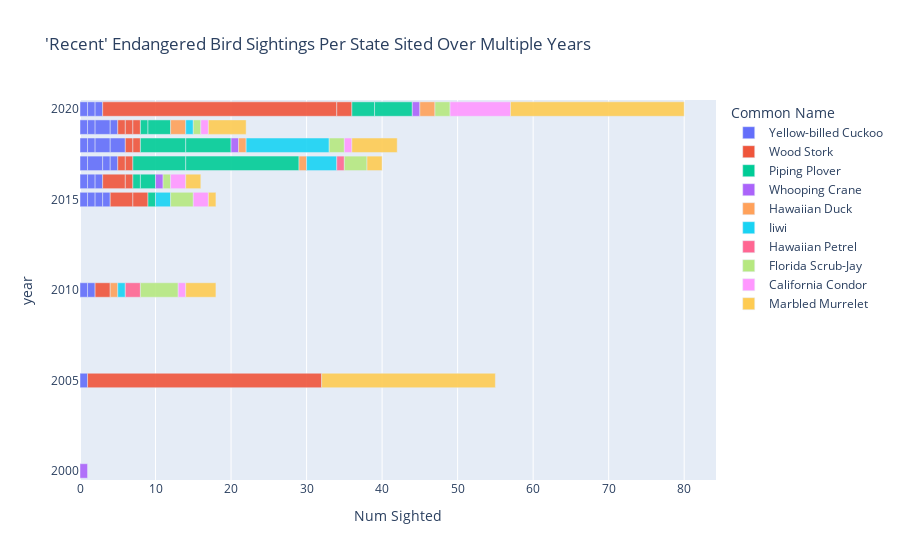

Here is the notebook cell this chart was saved with:
### Code cell
barchart = px.bar(
    endangered_bird_states_df,
    x="Num Sighted",
    y="year",
    color="Common Name",
    opacity=0.9,
    orientation="h",
    barmode="relative",
    hover_data=["Scientific Name", "Date Sighted", "Location Name"],
    title="'Recent' Endangered Bird Sightings Per State Sited Over Multiple Years",
)
barchart

### Figure 1 — Plotly figure (JSON) as saved in the notebook; plotly's stock layout.template omitted (floating-point values rounded to 4 significant figures)
{"data": [{"alignmentgroup": "True", "customdata": [["Coccyzus americanus", "2020-09-22 15:30", "Saluda Shoals Park"], ["Coccyzus americanus", "2019-09-22 10:43", "Collums Millpond 543 Edisto Lake Road, Wagener, South Carolina, US (33.679, -81.336)"], ["Coccyzus americanus", "2018-09-22 17:29", "Lake Rabon Park"], ["Coccyzus americanus", "2017-09-22 08:00", "Santee NWR--Cuddo Unit"], ["Coccyzus americanus", "2015-09-22 07:30", "Lake Conestee Nature Preserve (was Park)"], ["Coccyzus americanus", "2020-09-22 17:17", "Crab Orchard NWR--Visitor Center Pond Trail"], ["Coccyzus americanus", "2019-09-22 16:47", "Travis and Sara DeNeal home"], ["Coccyzus americanus", "2018-09-22 13:51", "Jewelwing"], ["Coccyzus americanus", "2017-09-22 16:16", "Alhambra Firemans Park"], ["Coccyzus americanus", "2016-09-22 16:45", "US-IL-Ozark-Shawnee National Forest - Camp Ondessonk 37.5198x-88.7567"], ["Coccyzus americanus", "2015-09-22 12:26", "US-IL-Hoffman Estates-1554 Essex Dr - 42.0533x-88.2308"], ["Coccyzus americanus", "2010-09-22 10:00", "Shucks Grove (Woodford Co.)"], ["Coccyzus americanus", "2005-09-22 06:15", "Perry Farm Park, Bourbonnais"], ["Coccyzus americanus", "2020-09-22 14:47", "Prairie Creek Conservation Area"], ["Coccyzus americanus", "2019-09-22 14:45", "Harriman Circle Park"], ["Coccyzus americanus", "2018-09-22 05:06", "Babcock ( Webb)"], ["Coccyzus americanus", "2017-09-22 11:15", "Lutz Home"], ["Coccyzus americanus", "2016-09-22 16:23", "Six Mile Cypress Slough Preserve"], ["Coccyzus americanus", "2015-09-22 08:40", "San Felasco Hammock Preserve SP"], ["Coccyzus americanus", "2010-09-22 07:40", "Monticello, FL 32344"], ["Coccyzus americanus", "2019-09-22 07:45", "San Pedro RNCA--San Pedro House and trails"], ["Coccyzus americanus", "2018-09-22 07:55", "Patagonia-Sonoita Creek Preserve"], ["Coccyzus americanus", "2017-09-22 10:00", "Paton Center for Hummingbirds (Patons' Yard)"], ["Coccyzus americanus", "2016-09-22 07:48", "De Anza Trail--Carmen (Clark Crossing Rd)"], ["Coccyzus americanus", "2015-09-22 07:17", "Patagonia Lake State Park"]], "hovertemplate": "Common Name=Yellow-billed Cuckoo<br>Num Sighted=%{x}<br>year=%{y}<br>Scientific Name=%{customdata[0]}<br>Date Sighted=%{customdata[1]}<br>Location Name=%{customdata[2]}<extra></extra>", "legendgroup": "Yellow-billed Cuckoo", "marker": {"color": "#636efa", "opacity": 0.9}, "name": "Yellow-billed Cuckoo", "offsetgroup": "Yellow-billed Cuckoo", "orientation": "h", "showlegend": true, "textposition": "auto", "type": "bar", "x": [1, 1, 1, 1, 1, 1, 1, 1, 2, 1, 1, 1, 1, 1, 2, 2, 1, 1, 1, 1, 1, 2, 1, 1, 1], "xaxis": "x", "y": [2020, 2019, 2018, 2017, 2015, 2020, 2019, 2018, 2017, 2016, 2015, 2010, 2005, 2020, 2019, 2018, 2017, 2016, 2015, 2010, 2019, 2018, 2017, 2016, 2015], "yaxis": "y"}, {"alignmentgroup": "True", "customdata": [["Mycteria americana", "2020-09-22 14:42", "House"], ["Mycteria americana", "2019-09-22 19:31", "SC Berkeley Sweetwater yard"], ["Mycteria americana", "2018-09-22 15:26", "Caw Caw Interpretive Center"], ["Mycteria americana", "2017-09-22 18:29", "Pitt Street Causeway"], ["Mycteria americana", "2016-09-22 12:41", "Mingo Point"], ["Mycteria americana", "2015-09-22 14:29", "Silver Bluff Audubon Center & Sanctuary"], ["Mycteria americana", "2020-09-22 18:21", "J. N. Ding Darling NWR--Wildlife Drive"], ["Mycteria americana", "2019-09-22 18:57", "Safety Harbor Waterfront Park"], ["Mycteria americana", "2018-09-22 18:50", "Robinson Preserve"], ["Mycteria americana", "2017-09-22 18:53", "Boulware Springs Park"], ["Mycteria americana", "2016-09-22 17:01", "Mead Botanical Gardens"], ["Mycteria americana", "2015-09-22 19:50", "Flagler Hospital-Boardwalk and Ponds"], ["Mycteria americana", "2010-09-22 09:45", "Fort De Soto Park"], ["Mycteria americana", "2005-09-22 19:30", "Lake Maggiore"], ["Mycteria americana", "2019-09-22 15:17", "Canoa Ranch Conservation Park"]], "hovertemplate": "Common Name=Wood Stork<br>Num Sighted=%{x}<br>year=%{y}<br>Scientific Name=%{customdata[0]}<br>Date Sighted=%{customdata[1]}<br>Location Name=%{customdata[2]}<extra></extra>", "legendgroup": "Wood Stork", "marker": {"color": "#EF553B", "opacity": 0.9}, "name": "Wood Stork", "offsetgroup": "Wood Stork", "orientation": "h", "showlegend": true, "textposition": "auto", "type": "bar", "x": [31, 1, 1, 1, 3, 3, 2, 1, 1, 1, 1, 2, 2, 31, 1], "xaxis": "x", "y": [2020, 2019, 2018, 2017, 2016, 2015, 2020, 2019, 2018, 2017, 2016, 2015, 2010, 2005, 2019], "yaxis": "y"}, {"alignmentgroup": "True", "customdata": [["Charadrius melodus", "2020-09-22 12:01", "Huntington Beach SP"], ["Charadrius melodus", "2019-09-22 10:15", "Seabrook Island - Beach Access #8"], ["Charadrius melodus", "2018-09-22 10:48", "Kiawah East Beach"], ["Charadrius melodus", "2017-09-22 08:54", "Cape Romain NWR--Bulls Island"], ["Charadrius melodus", "2016-09-22 16:45", "US-SC-Pawleys Island-95 2nd St - 33.4371x-79.1164"], ["Charadrius melodus", "2020-09-22 17:50", "Honeymoon Island SP"], ["Charadrius melodus", "2019-09-22 13:51", "Boca Chica Beach"], ["Charadrius melodus", "2018-09-22 12:30", "Huguenot Memorial City Park"], ["Charadrius melodus", "2017-09-22 10:30", "Anclote Key Preserve SP--Anclote Key (Pinellas Co.)"], ["Charadrius melodus", "2016-09-22 13:30", "Fort De Soto Park"], ["Charadrius melodus", "2015-09-22 17:15", "Spanish River Park"]], "hovertemplate": "Common Name=Piping Plover<br>Num Sighted=%{x}<br>year=%{y}<br>Scientific Name=%{customdata[0]}<br>Date Sighted=%{customdata[1]}<br>Location Name=%{customdata[2]}<extra></extra>", "legendgroup": "Piping Plover", "marker": {"color": "#00cc96", "opacity": 0.9}, "name": "Piping Plover", "offsetgroup": "Piping Plover", "orientation": "h", "showlegend": true, "textposition": "auto", "type": "bar", "x": [3, 1, 6, 7, 1, 5, 3, 6, 15, 2, 1], "xaxis": "x", "y": [2020, 2019, 2018, 2017, 2016, 2020, 2019, 2018, 2017, 2016, 2015], "yaxis": "y"}, {"alignmentgroup": "True", "customdata": [["Grus americana", "2020-09-22 10:50", "Dee Bennett Rd"], ["Grus americana", "2018-09-22 06:43", "Joe Overstreet Rd. and Landing"], ["Grus americana", "2016-09-22 07:56", "Joe Overstreet Rd. and Landing"], ["Grus americana", "2000-09-22", "Three Lakes WMA"]], "hovertemplate": "Common Name=Whooping Crane<br>Num Sighted=%{x}<br>year=%{y}<br>Scientific Name=%{customdata[0]}<br>Date Sighted=%{customdata[1]}<br>Location Name=%{customdata[2]}<extra></extra>", "legendgroup": "Whooping Crane", "marker": {"color": "#ab63fa", "opacity": 0.9}, "name": "Whooping Crane", "offsetgroup": "Whooping Crane", "orientation": "h", "showlegend": true, "textposition": "auto", "type": "bar", "x": [1, 1, 1, 1], "xaxis": "x", "y": [2020, 2018, 2016, 2000], "yaxis": "y"}, {"alignmentgroup": "True", "customdata": [["Anas wyvilliana", "2020-09-22 08:33", "Kawaiele State Waterbird Sanctuary"], ["Anas wyvilliana", "2019-09-22 08:57", "Kawaiele State Waterbird Sanctuary"], ["Anas wyvilliana", "2018-09-22", "Wailua Falls, Ma'alo Road"], ["Anas wyvilliana", "2017-09-22 08:52", "Kawaiele State Waterbird Sanctuary"], ["Anas wyvilliana", "2010-09-22 10:00", "Hanalei NWR"]], "hovertemplate": "Common Name=Hawaiian Duck<br>Num Sighted=%{x}<br>year=%{y}<br>Scientific Name=%{customdata[0]}<br>Date Sighted=%{customdata[1]}<br>Location Name=%{customdata[2]}<extra></extra>", "legendgroup": "Hawaiian Duck", "marker": {"color": "#FFA15A", "opacity": 0.9}, "name": "Hawaiian Duck", "offsetgroup": "Hawaiian Duck", "orientation": "h", "showlegend": true, "textposition": "auto", "type": "bar", "x": [2, 2, 1, 1, 1], "xaxis": "x", "y": [2020, 2019, 2018, 2017, 2010], "yaxis": "y"}, {"alignmentgroup": "True", "customdata": [["Drepanis coccinea", "2019-09-22 16:00", "Haleakalā National Park, Hana US-HI (20.6947,-156.0876)"], ["Drepanis coccinea", "2018-09-22 10:33", "Pu'u O'o Trail, Kipuka Ainahou section (first 2 miles)"], ["Drepanis coccinea", "2017-09-22 13:00", "Hosmer Grove Trail Loop"], ["Drepanis coccinea", "2015-09-22 08:00", "Haleakala NP--Hosmer Grove"], ["Drepanis coccinea", "2010-09-22 09:56", "TNC Waikamoi, East of Honomanu Gulch 6000ft elev (Restricted)"]], "hovertemplate": "Common Name=Iiwi<br>Num Sighted=%{x}<br>year=%{y}<br>Scientific Name=%{customdata[0]}<br>Date Sighted=%{customdata[1]}<br>Location Name=%{customdata[2]}<extra></extra>", "legendgroup": "Iiwi", "marker": {"color": "#19d3f3", "opacity": 0.9}, "name": "Iiwi", "offsetgroup": "Iiwi", "orientation": "h", "showlegend": true, "textposition": "auto", "type": "bar", "x": [1, 11, 4, 2, 1], "xaxis": "x", "y": [2019, 2018, 2017, 2015, 2010], "yaxis": "y"}, {"alignmentgroup": "True", "customdata": [["Pterodroma sandwichensis", "2017-09-22 08:00", "Koa Kea Hotel & Resort"], ["Pterodroma sandwichensis", "2010-09-22 06:30", "Offshore waters windward Oahu"]], "hovertemplate": "Common Name=Hawaiian Petrel<br>Num Sighted=%{x}<br>year=%{y}<br>Scientific Name=%{customdata[0]}<br>Date Sighted=%{customdata[1]}<br>Location Name=%{customdata[2]}<extra></extra>", "legendgroup": "Hawaiian Petrel", "marker": {"color": "#FF6692", "opacity": 0.9}, "name": "Hawaiian Petrel", "offsetgroup": "Hawaiian Petrel", "orientation": "h", "showlegend": true, "textposition": "auto", "type": "bar", "x": [1, 2], "xaxis": "x", "y": [2017, 2010], "yaxis": "y"}, {"alignmentgroup": "True", "customdata": [["Aphelocoma coerulescens", "2020-09-22 16:30", "Canaveral National Seashore Florida, Cape Canaveral US-FL 28.64749, -80.67440"], ["Aphelocoma coerulescens", "2019-09-22 16:59", "Dewey O. Boster Park"], ["Aphelocoma coerulescens", "2018-09-22 18:18", "Canaveral National Seashore--Pay Station Area"], ["Aphelocoma coerulescens", "2017-09-22 17:30", "Helen and Allan Cruickshank Sanctuary"], ["Aphelocoma coerulescens", "2016-09-22 07:39", "Merritt Island NWR (Please consider using more specific locations)"], ["Aphelocoma coerulescens", "2015-09-22 13:30", "Englewood East - Our Yard, Philco St"], ["Aphelocoma coerulescens", "2010-09-22 07:45", "HABITAT GOLF COURSE"]], "hovertemplate": "Common Name=Florida Scrub-Jay<br>Num Sighted=%{x}<br>year=%{y}<br>Scientific Name=%{customdata[0]}<br>Date Sighted=%{customdata[1]}<br>Location Name=%{customdata[2]}<extra></extra>", "legendgroup": "Florida Scrub-Jay", "marker": {"color": "#B6E880", "opacity": 0.9}, "name": "Florida Scrub-Jay", "offsetgroup": "Florida Scrub-Jay", "orientation": "h", "showlegend": true, "textposition": "auto", "type": "bar", "x": [2, 1, 2, 3, 1, 3, 5], "xaxis": "x", "y": [2020, 2019, 2018, 2017, 2016, 2015, 2010], "yaxis": "y"}, {"alignmentgroup": "True", "customdata": [["Gymnogyps californianus", "2020-09-22 17:14", "Glen Canyon NRA--Navajo Bridge"], ["Gymnogyps californianus", "2019-09-22 10:30", "Glen Canyon NRA--Navajo Bridge"], ["Gymnogyps californianus", "2018-09-22 12:15", "Glen Canyon NRA--Navajo Bridge"], ["Gymnogyps californianus", "2016-09-22 10:23", "Glen Canyon NRA--Navajo Bridge"], ["Gymnogyps californianus", "2015-09-22 09:30", "Grand Canyon NP--Yaki Point"], ["Gymnogyps californianus", "2010-09-22 08:00", "Glen Canyon NRA, Navajo Bridge"]], "hovertemplate": "Common Name=California Condor<br>Num Sighted=%{x}<br>year=%{y}<br>Scientific Name=%{customdata[0]}<br>Date Sighted=%{customdata[1]}<br>Location Name=%{customdata[2]}<extra></extra>", "legendgroup": "California Condor", "marker": {"color": "#FF97FF", "opacity": 0.9}, "name": "California Condor", "offsetgroup": "California Condor", "orientation": "h", "showlegend": true, "textposition": "auto", "type": "bar", "x": [8, 1, 1, 2, 2, 1], "xaxis": "x", "y": [2020, 2019, 2018, 2016, 2015, 2010], "yaxis": "y"}, {"alignmentgroup": "True", "customdata": [["Brachyramphus marmoratus", "2020-09-22 13:40", "Smith Island"], ["Brachyramphus marmoratus", "2019-09-22 16:00", "US-WA-Rosario Strait (48.5390,-122.7489)"], ["Brachyramphus marmoratus", "2018-09-22 12:31", "2201 Skyline Way, Anacortes US-WA (48.4919,-122.6843)"], ["Brachyramphus marmoratus", "2017-09-22 15:42", "5557 Maple Way, Blaine US-WA (48.8863,-122.7864)"], ["Brachyramphus marmoratus", "2016-09-22 16:30", "Ediz Hook"], ["Brachyramphus marmoratus", "2015-09-22 17:00", "Charles Richey Sr. Viewpoint"], ["Brachyramphus marmoratus", "2010-09-22 13:00", "Lighthouse Marine Park, Point Roberts"], ["Brachyramphus marmoratus", "2005-09-22", "Yellow Island"]], "hovertemplate": "Common Name=Marbled Murrelet<br>Num Sighted=%{x}<br>year=%{y}<br>Scientific Name=%{customdata[0]}<br>Date Sighted=%{customdata[1]}<br>Location Name=%{customdata[2]}<extra></extra>", "legendgroup": "Marbled Murrelet", "marker": {"color": "#FECB52", "opacity": 0.9}, "name": "Marbled Murrelet", "offsetgroup": "Marbled Murrelet", "orientation": "h", "showlegend": true, "textposition": "auto", "type": "bar", "x": [23, 5, 6, 2, 2, 1, 4, 23], "xaxis": "x", "y": [2020, 2019, 2018, 2017, 2016, 2015, 2010, 2005], "yaxis": "y"}], "layout": {"autosize": true, "barmode": "relative", "legend": {"title": {"text": "Common Name"}, "tracegroupgap": 0}, "title": {"text": "'Recent' Endangered Bird Sightings Per State Sited Over Multiple Years"}, "xaxis": {"anchor": "y", "autorange": true, "domain": [0, 1], "range": [0, 84.21], "title": {"text": "Num Sighted"}, "type": "linear"}, "yaxis": {"anchor": "x", "autorange": true, "domain": [0, 1], "range": [2000.0, 2020.0], "title": {"text": "year"}, "type": "linear"}}}
